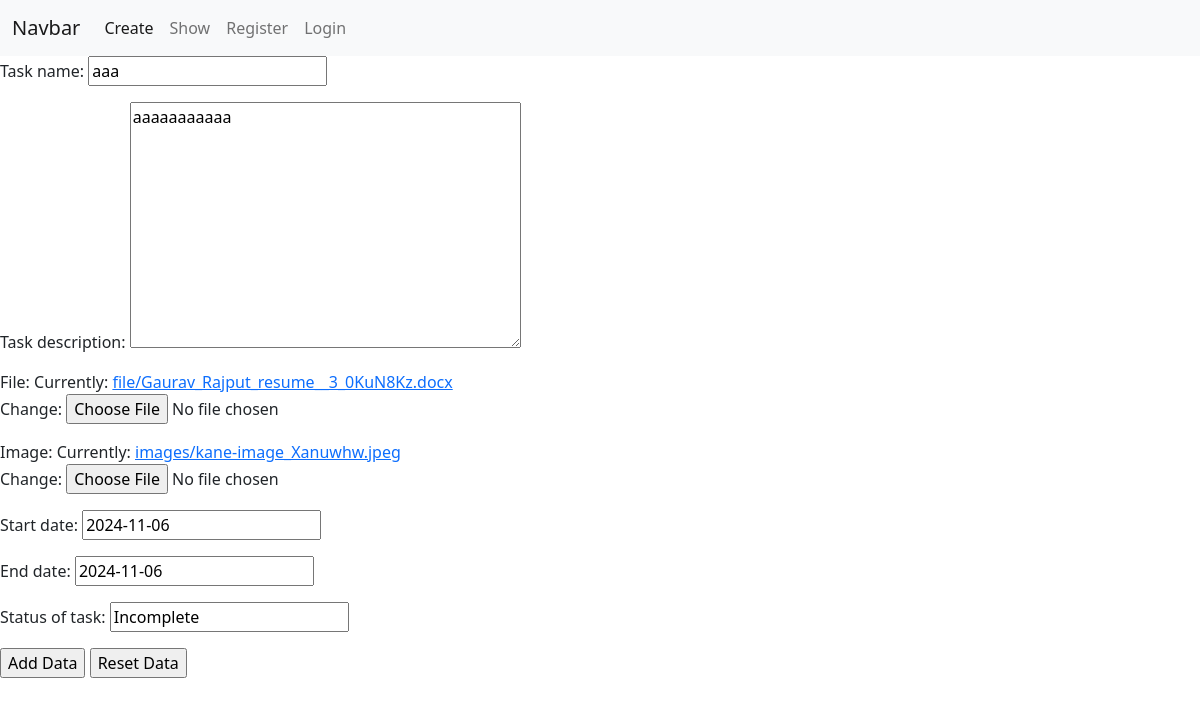
The app's page /todo_app/update_view/3/ with its own data.
### todo_app/models.py (models this page shows)
class Todo(models.Model):
    task_name = models.CharField(max_length=50)
    task_description = models.TextField()
    file = models.FileField(upload_to='file/')
    image = models.ImageField(upload_to='images/')
    start_date = models.DateField()
    end_date = models.DateField()
    status_of_task = models.CharField(max_length=50)

### todo_app/views.py (the view)
# urls.py: path('update_view/<int:pk>/', views.update_view, name='todo_update'),
def update_view(request, pk):
    obj = Todo.objects.get(id=pk)
    form =TodoForm(instance=obj)
    if request.method == 'POST':
        form = TodoForm(request.POST, instance=obj)
        if form.is_valid():
            form.save()
            return redirect('todo_show')
    template_name = 'todo_app/todo_form.html'
    context = {'form':form}
    return render(request, template_name, context)

### todo_app/forms.py
class TodoForm(forms.ModelForm):
    class Meta:
        model = Todo
        fields = '__all__'

### templates/todo_app/todo_form.html (shortened to what this page needs)
{% extends 'layout.html' %}
{% block content %}
    <form method="post" enctype="multipart/form-data">
        {{ form.as_p }}
        <input type="submit" value="Add Data">
        <input type="reset" value="Reset Data">
    </form>
{% endblock %}

### records on screen
Todo: task_name "aaa", task_description "aaaaaaaaaaa", start_date "2024-11-06", end_date "2024-11-06", status_of_task "Incomplete"
